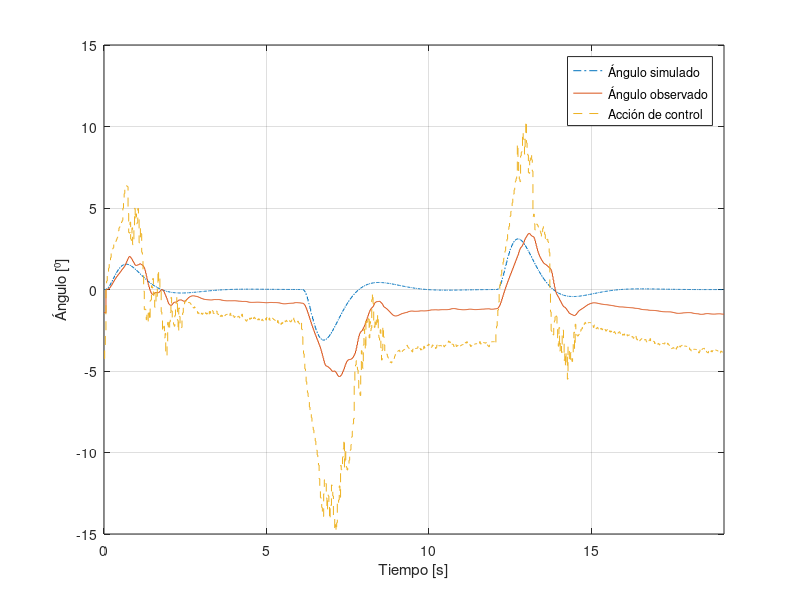
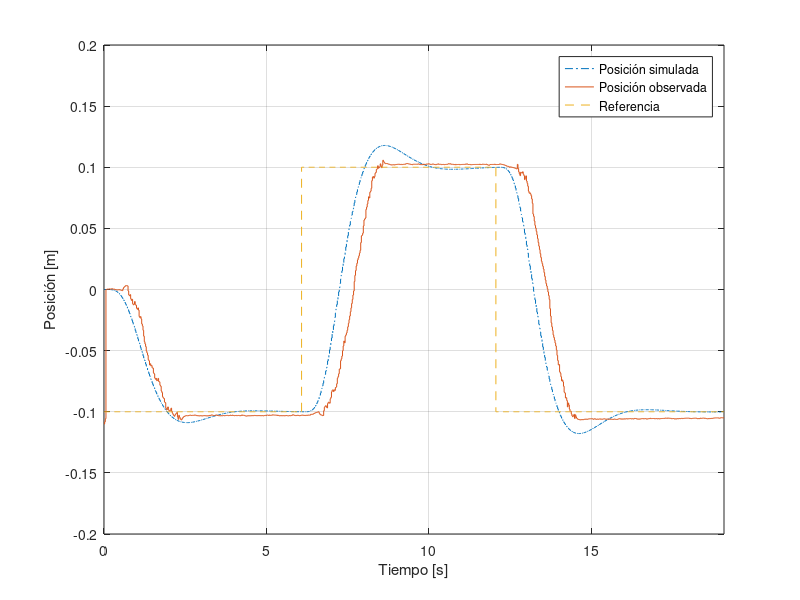
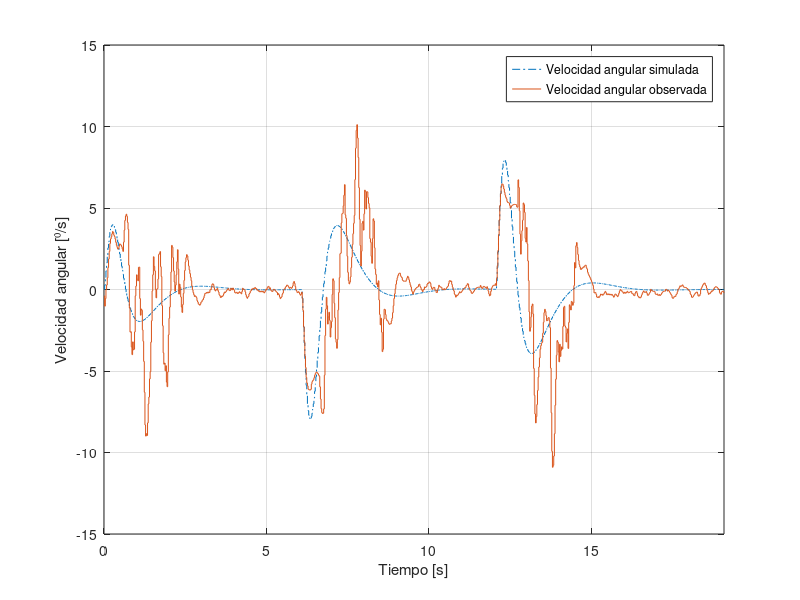
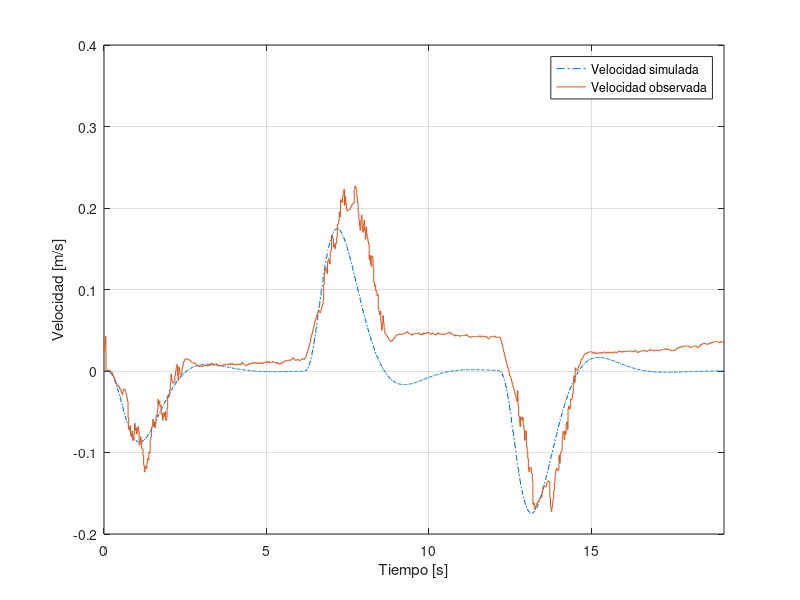

Reproduce these figures in MATLAB, in order.
clear all; close all; clc;

A = [0 1 0 0; -137.6 -21.4 0 0; 0 0 0 1; -0.15 0 0 -1.75];
B = [0; 53.64; 0; 0];
C = [1 0 0 0; 0 0 1 0];
D = 0;

Ts = 20e-3;
Ad = eye(4) + A*Ts;
Bd = B*Ts;
Cd = C;
Dd = D;

L = [ 0.0003, 0.0002; -0.4655, -0.0020; 0.0001, 0.3918; -0.0019, 1.5908]

polos_obs_d = eig(Ad - L*Cd)
polos_obs_c = log(polos_obs_d)/Ts

A_ext = [Ad , zeros(4,1);
    -Cd(2,:)*Ts, eye(1)]
B_ext = [Bd ; zeros(1,1)]

Kext = acker(A_ext, B_ext, exp(-Ts*[7 2.7 8 2.7 3]))
##Kext = [0.5649, 0.0023091, -205.82, -30]

K = Kext(1:4)
H = -Kext(5)

##K = [0.5649, 0.0023091, -205.82, -30]
##H = -149.88;

polos_cont_d = eig(A_ext - B_ext*Kext)
polos_cont_c = log(polos_cont_d)/Ts

G = ss(Ad, Bd, Cd, Dd, Ts);
C = reg(G, K, L);

Tcl = feedback(G, C, '+')
##Tcl = ss(Tcl.A, Tcl.B, [Tcl.C; 0 1 0 0 0 0 0 0; 0 0 0 1 0 0 0 0], [Tcl.D; zeros(2, 1)], Ts)

z = tf('z', Ts);
Cint = H*Ts*z/(z-1);

Tint = feedback(series(Cint, Tcl), 1, 1, 2)
Tint = ss(Tint.A, Tint.B, [Tint.C; 0 1 0 0 0 0 0 0 0; 0 0 0 1 0 0 0 0 0], [Tint.D; zeros(2, 1)], Ts)

##data = dlmread('output20251127-193127.csv');
data = dlmread('output20251129-143703.csv');

start = 1

ref = data(start:end, 1);
cont = data(start:end, 2);
pos = data(start:end, 3);
vel = data(start:end, 5);
theta = data(start:end, 7);
omega = data(start:end, 9);

t_max = Ts*(numel(theta)-1);
##t_max = 25;
[y t] = lsim(Tint, ref);

figure; stairs(t, ref);

figure; stairs(t, y(:, 1), '-.'); hold on;
stairs(t, theta);
stairs(t, cont, '--');
xlabel('Tiempo [s]');
ylabel('Ángulo [⁰]');
xlim([0 t_max]);
legend('Ángulo simulado', 'Ángulo observado', 'Acción de control');
grid;
print -depsc ../../informe/img/int-theta.eps

figure; stairs(t, y(:, 2), '-.'); hold on;
stairs(t, pos);
stairs(t, ref, '--');
xlabel('Tiempo [s]');
ylabel('Posición [m]');
xlim([0 t_max]);
legend('Posición simulada', 'Posición observada', 'Referencia');
grid;
print -depsc ../../informe/img/int-pos.eps

figure; stairs(t, y(:, 3), '-.'); hold on;
stairs(t, omega);
xlabel('Tiempo [s]');
ylabel('Velocidad angular [⁰/s]');
xlim([0 t_max]);
legend('Velocidad angular simulada', 'Velocidad angular observada');
grid;
print -depsc ../../informe/img/int-omega.eps

figure; stairs(t, y(:, 4), '-.'); hold on;
stairs(t, vel);
xlabel('Tiempo [s]');
ylabel('Velocidad [m/s]');
xlim([0 t_max]);
legend('Velocidad simulada', 'Velocidad observada');
grid;
print -depsc ../../informe/img/int-vel.eps
